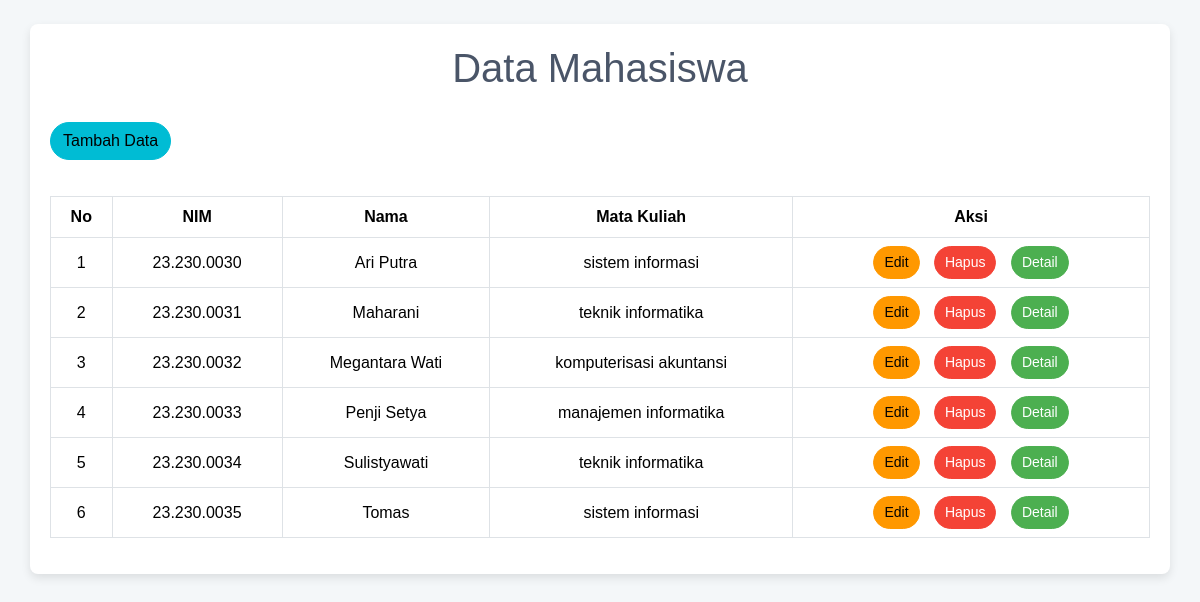
The page / on the database its author committed.
### tables this page shows
CREATE TABLE `mahasiswa` (
  `nim` varchar(20) NOT NULL,
  `foto` longblob DEFAULT NULL,
  `nama` varchar(255) NOT NULL,
  `alamat` varchar(255) NOT NULL,
  `nohp` char(13) NOT NULL,
  `matkul` enum('sistem informasi','teknik informatika','komputerisasi akuntansi','manajemen informatika') NOT NULL
);

### index.php (the view, shortened to what this page needs)
<?php
$servername = "localhost";
$username = "root";
$password = "";
$dbname = "ilham_0030";
$conn = new mysqli($servername, $username, $password, $dbname);
$sql = "SELECT * FROM mahasiswa";
$result = $conn->query($sql);
?>
<!doctype html>
<html lang="en">
<head>
    <link href="https://cdn.jsdelivr.net/npm/bootstrap@5.3.3/dist/css/bootstrap.min.css" rel="stylesheet">
</head>
<body>
    <div class="container mt-4">
        <h1 class="text-center">Data Mahasiswa</h1>
        <a href="add.php" class="btn btn-info mb-3">Tambah Data</a>
        <div class="table-responsive">
            <table class="table table-bordered table-hover">
                <thead>
                    <tr>
                        <th>No</th>
                        <th>NIM</th>
                        <th>Nama</th>
                        <th>Mata Kuliah</th>
                        <th>Aksi</th>
                    </tr>
                </thead>
                <tbody>
                    <?php
                    if ($result->num_rows > 0) {
                        $no = 1;
                        while ($row = $result->fetch_assoc()) {
                            echo "<tr>";
                            echo "<td>" . $no++ . "</td>";
                            echo "<td>" . $row['nim'] . "</td>";
                            echo "<td>" . $row['nama'] . "</td>";
                            echo "<td>" . $row['matkul'] . "</td>";
                            echo "<td>
                            <a href='edit.php?nim=" . $row['nim'] . "' class='btn btn-warning btn-sm'>Edit</a>
                            <button class='btn btn-danger btn-sm' data-bs-toggle='modal' data-bs-target='#hapusModal' data-nim='" . $row['nim'] . "'>Hapus</button>
                            <a href='detail.php?nim=" . $row['nim'] . "' class='btn btn-success btn-sm'>Detail</a>
                          </td>";
                            echo "</tr>";
                        }
                    } else {
                        echo "<tr><td colspan='5'>Tidak ada data</td></tr>";
                    }
                    ?>
                </tbody>
            </table>
        </div>
    </div>
</body>
</html>

### index.php (style rules this page uses)
body { background-color: #f4f7f9; font-family: 'Arial', sans-serif; }
h1 { color: #4a5568; margin-bottom: 30px; }
.container { background-color: #fff; padding: 20px; border-radius: 8px; box-shadow: 0 4px 10px rgba(0, 0, 0, 0.1); }
.table-responsive { margin-top: 20px; }
.table th, .table td { text-align: center; vertical-align: middle; }
.table thead { background-color: #3182ce; color: #fff; }
.btn { border-radius: 50px; }
.btn-sm { padding: 5px 10px; margin: 0 5px; }
.btn-warning { background-color: #ff9800; border-color: #ff9800; }
.btn-danger { background-color: #f44336; border-color: #f44336; }
.btn-success { background-color: #4caf50; border-color: #4caf50; }
.btn-info { background-color: #00bcd4; border-color: #00bcd4; }

### rows shown on the page
mahasiswa: nim "23.230.0030", nama "Ari Putra", matkul "sistem informasi"
mahasiswa: nim "23.230.0031", nama "Maharani", matkul "teknik informatika"
mahasiswa: nim "23.230.0032", nama "Megantara Wati", matkul "komputerisasi akuntansi"
mahasiswa: nim "23.230.0033", nama "Penji Setya", matkul "manajemen informatika"
mahasiswa: nim "23.230.0034", nama "Sulistyawati", matkul "teknik informatika"
mahasiswa: nim "23.230.0035", nama "Tomas", matkul "sistem informasi"
